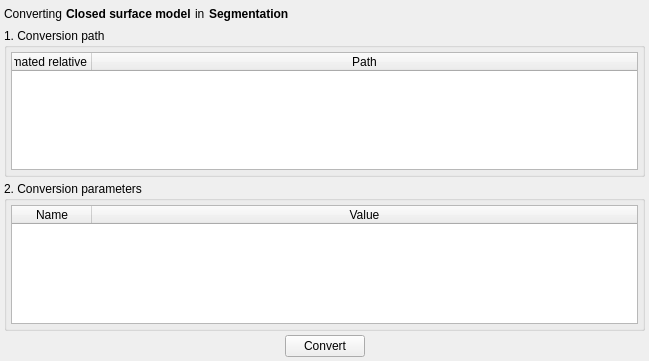
<?xml version="1.0" encoding="UTF-8"?>
<ui version="4.0">
 <class>qMRMLSegmentationConversionParametersWidget</class>
 <widget class="QWidget" name="qMRMLSegmentationConversionParametersWidget">
  <property name="geometry">
   <rect>
    <x>0</x>
    <y>0</y>
    <width>649</width>
    <height>361</height>
   </rect>
  </property>
  <property name="windowTitle">
   <string>Segmentation conversion parameters</string>
  </property>
  <layout class="QGridLayout" name="gridLayout">
   <property name="margin">
    <number>4</number>
   </property>
   <property name="spacing">
    <number>4</number>
   </property>
   <item row="0" column="0">
    <layout class="QHBoxLayout" name="horizontalLayout">
     <item>
      <widget class="QLabel" name="label_Converting">
       <property name="text">
        <string>Converting</string>
       </property>
      </widget>
     </item>
     <item>
      <widget class="QLabel" name="label_RepresentationName">
       <property name="font">
        <font>
         <weight>75</weight>
         <bold>true</bold>
        </font>
       </property>
       <property name="text">
        <string>Closed surface model</string>
       </property>
      </widget>
     </item>
     <item>
      <widget class="QLabel" name="label">
       <property name="text">
        <string>in</string>
       </property>
      </widget>
     </item>
     <item>
      <widget class="QLabel" name="label_SegmentationName">
       <property name="font">
        <font>
         <weight>75</weight>
         <bold>true</bold>
        </font>
       </property>
       <property name="text">
        <string>Segmentation</string>
       </property>
      </widget>
     </item>
     <item>
      <spacer name="horizontalSpacer">
       <property name="orientation">
        <enum>Qt::Horizontal</enum>
       </property>
       <property name="sizeHint" stdset="0">
        <size>
         <width>40</width>
         <height>20</height>
        </size>
       </property>
      </spacer>
     </item>
    </layout>
   </item>
   <item row="1" column="0">
    <widget class="ctkCollapsibleGroupBox" name="CollapsibleGroupBox_Paths">
     <property name="title">
      <string>1. Conversion path</string>
     </property>
     <layout class="QGridLayout" name="gridLayout_2">
      <property name="margin">
       <number>4</number>
      </property>
      <property name="spacing">
       <number>4</number>
      </property>
      <item row="0" column="0">
       <widget class="QTableWidget" name="PathsTable">
        <property name="selectionMode">
         <enum>QAbstractItemView::SingleSelection</enum>
        </property>
        <property name="selectionBehavior">
         <enum>QAbstractItemView::SelectRows</enum>
        </property>
        <attribute name="horizontalHeaderDefaultSectionSize">
         <number>80</number>
        </attribute>
        <attribute name="horizontalHeaderStretchLastSection">
         <bool>true</bool>
        </attribute>
        <attribute name="verticalHeaderVisible">
         <bool>false</bool>
        </attribute>
        <column>
         <property name="text">
          <string>Estimated relative cost</string>
         </property>
        </column>
        <column>
         <property name="text">
          <string>Path</string>
         </property>
        </column>
       </widget>
      </item>
     </layout>
    </widget>
   </item>
   <item row="2" column="0">
    <widget class="ctkCollapsibleGroupBox" name="CollapsibleGroupBox_Parameters">
     <property name="title">
      <string>2. Conversion parameters</string>
     </property>
     <layout class="QGridLayout" name="gridLayout_3">
      <property name="margin">
       <number>4</number>
      </property>
      <property name="spacing">
       <number>4</number>
      </property>
      <item row="0" column="0">
       <widget class="QTableWidget" name="ParametersTable">
        <property name="selectionMode">
         <enum>QAbstractItemView::NoSelection</enum>
        </property>
        <attribute name="horizontalHeaderDefaultSectionSize">
         <number>80</number>
        </attribute>
        <attribute name="horizontalHeaderStretchLastSection">
         <bool>true</bool>
        </attribute>
        <attribute name="verticalHeaderVisible">
         <bool>false</bool>
        </attribute>
        <column>
         <property name="text">
          <string>Name</string>
         </property>
        </column>
        <column>
         <property name="text">
          <string>Value</string>
         </property>
        </column>
       </widget>
      </item>
     </layout>
    </widget>
   </item>
   <item row="3" column="0">
    <layout class="QHBoxLayout" name="horizontalLayout_2">
     <item>
      <spacer name="horizontalSpacer_2">
       <property name="orientation">
        <enum>Qt::Horizontal</enum>
       </property>
       <property name="sizeHint" stdset="0">
        <size>
         <width>40</width>
         <height>20</height>
        </size>
       </property>
      </spacer>
     </item>
     <item>
      <widget class="QPushButton" name="pushButton_Convert">
       <property name="text">
        <string>Convert</string>
       </property>
      </widget>
     </item>
     <item>
      <spacer name="horizontalSpacer_3">
       <property name="orientation">
        <enum>Qt::Horizontal</enum>
       </property>
       <property name="sizeHint" stdset="0">
        <size>
         <width>40</width>
         <height>20</height>
        </size>
       </property>
      </spacer>
     </item>
    </layout>
   </item>
  </layout>
 </widget>
 <customwidgets>
  <customwidget>
   <class>ctkCollapsibleGroupBox</class>
   <extends>QGroupBox</extends>
   <header>ctkCollapsibleGroupBox.h</header>
   <container>1</container>
  </customwidget>
 </customwidgets>
 <resources/>
 <connections/>
</ui>
